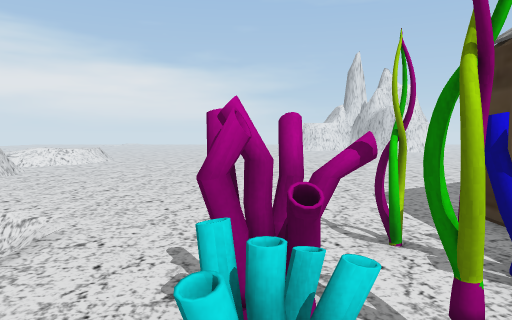
View 1 (above)

24 first-person views from a walk through a 3-D level made in the Unity game engine. The camera is 1.4 m above the floor, tilts 4° down and sees 70° across. The floor is counted in squares, 1 m on a side. Each view is taken from the middle of a square. On the plan, view 1 faces up. The plan holds only what a view shows up to about 16 squares ahead; the rest is blank. The place goes on beyond the plan. The player character is not drawn. Some animated figures are not drawn. Door leaves are left out, so doorways stand open. Some surface patterns are stand-ins.

View 2
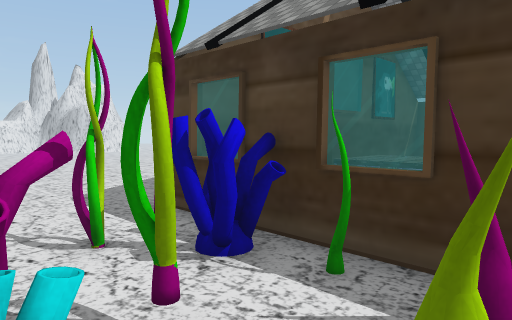

View 3
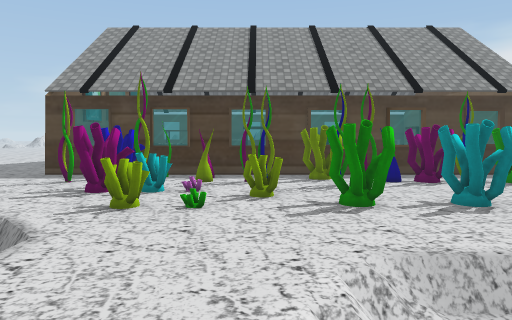

View 4
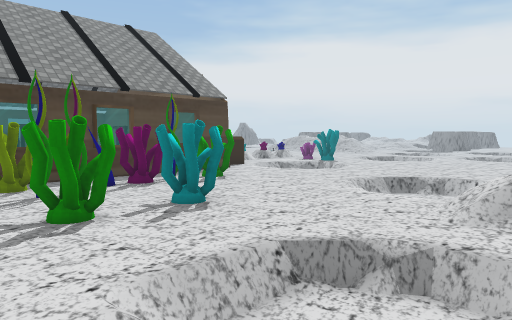

View 5
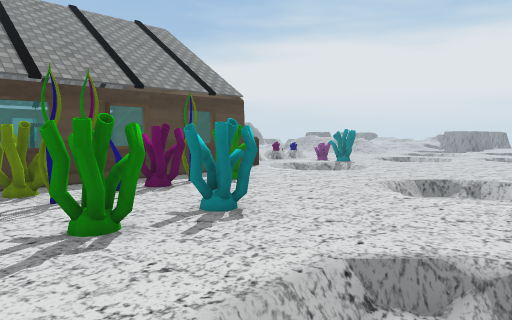

View 6
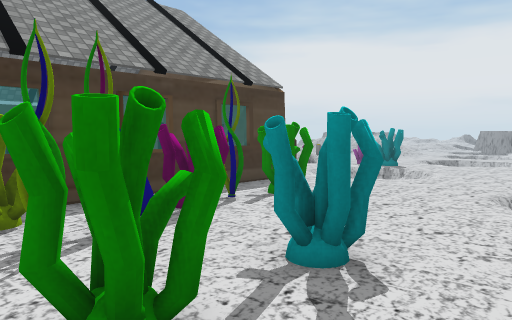

View 7
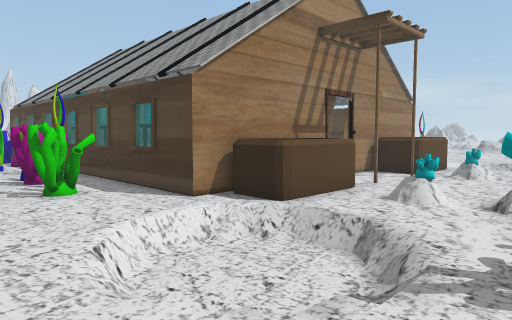

View 8
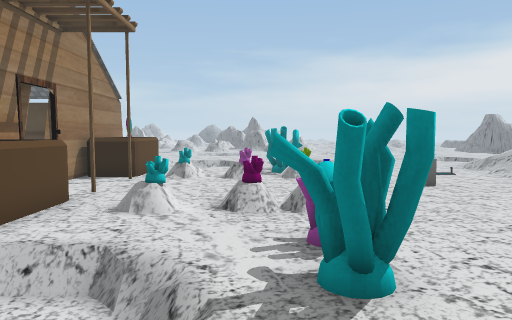

View 9
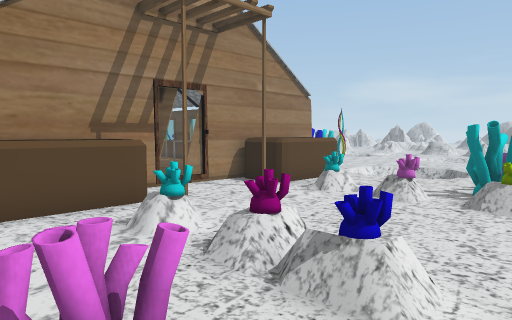

View 10
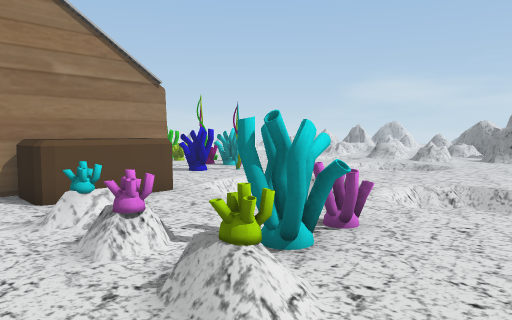

View 11
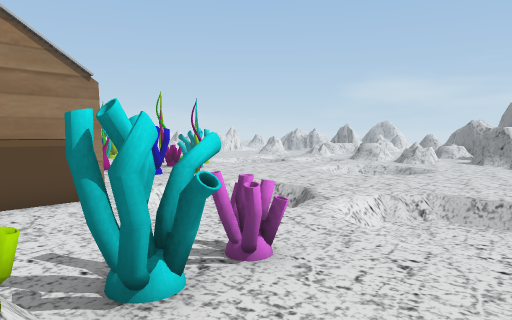

View 12
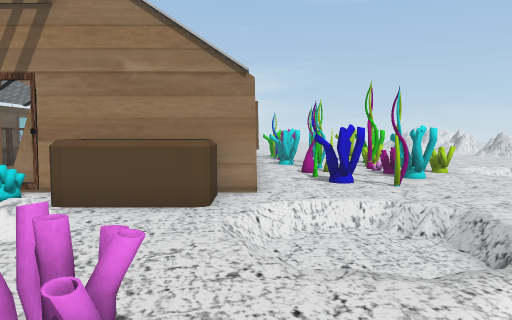

View 13
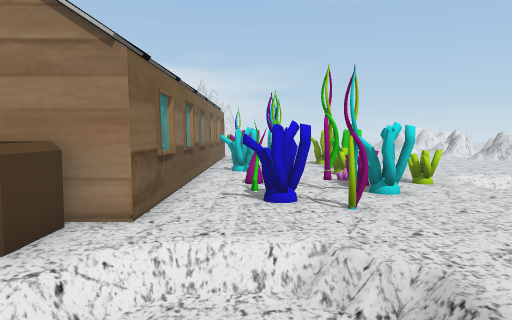

View 14
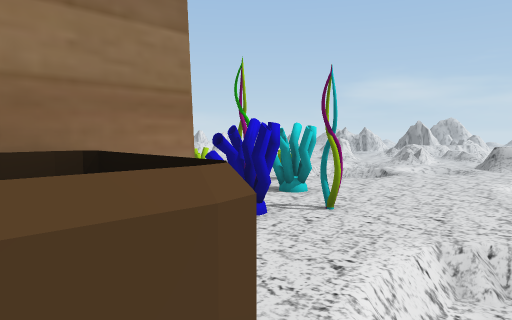

View 15
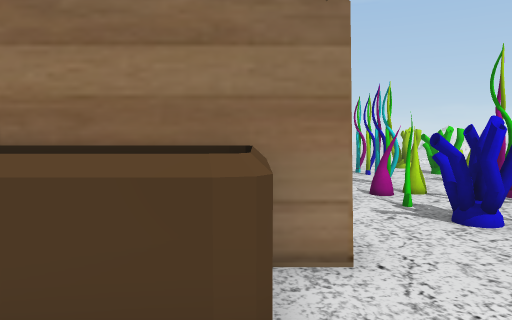

View 16
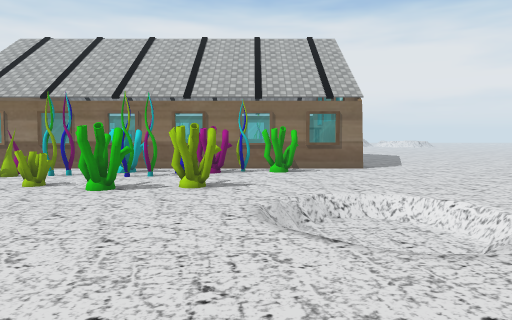

View 17
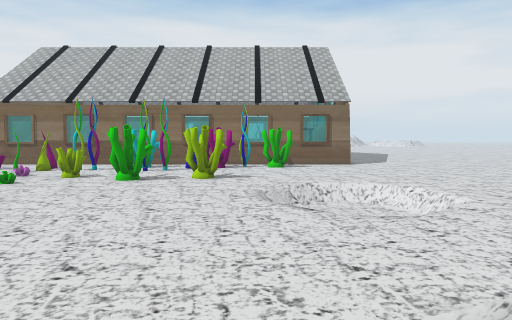

View 18
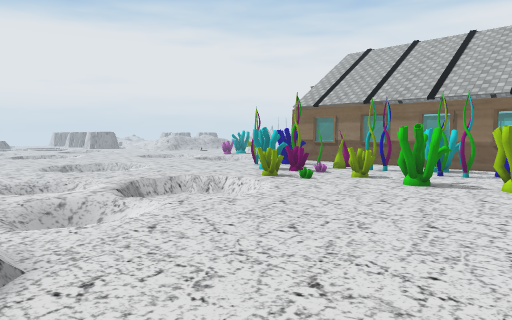

View 19
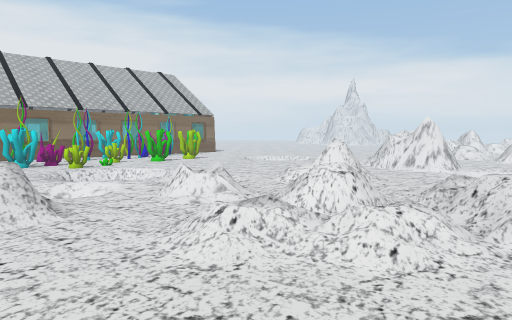

View 20
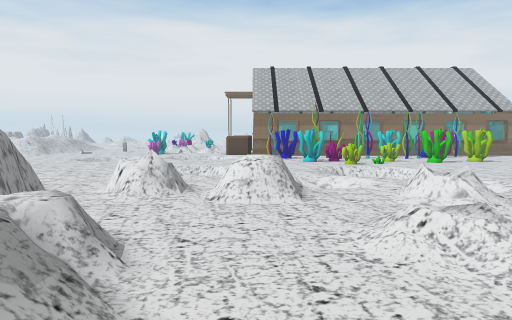

View 21
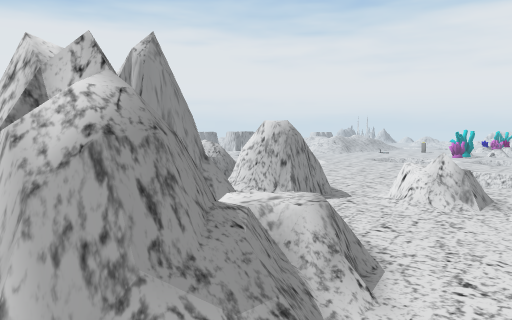

View 22
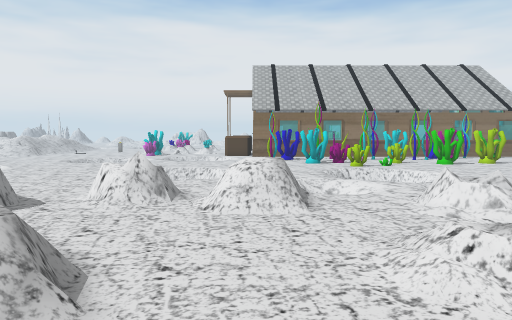

View 23
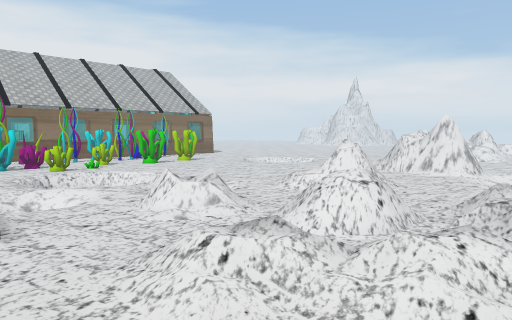

View 24
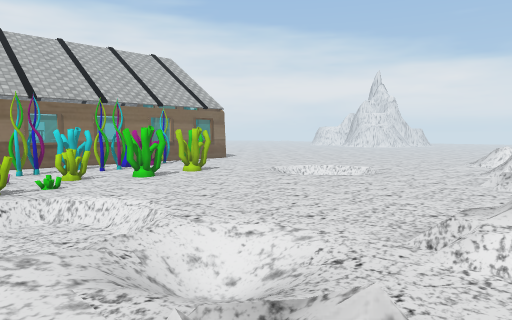

### Floor plan
Key: @ floor where view 1 was taken; # wall or solid block; x gap in a wall; . main floor; : floor 0.25 m higher than the main floor; - floor 0.25 m lower than the main floor; + floor 0.5 m higher than the main floor; _ floor 0.5 m lower than the main floor; * floor 0.75 m higher than the main floor; < floor 0.75 m lower than the main floor; / step, stairs or slope; D open door; = window, fence, low wall or low ledge; ^ raised ledge; T table; S shelf; O other object.
Columns run from 9 left of view 1 to 40 right of it. Each row starts with its distance up from view 1.
 12  ...............        .....
 11  ....... .......        ......        ##
 10   ...... ........       ........      ==
  9    ....... ......       .........    ..
  8    ....... .....        ........... ...
  7     ...........         ...............    ..
  6      ........####  #######......//_..../#  ...
  5      _-......=          O=....../___....    ./
  4       -....OO#           ##.....____....=###/
  3      _...##OO#T          ##.....-/_-....=###/
  2     ...O.#####T          ##......//........./
  1    ....O.=.=##T          ###..#............./
  0    ....:.@.x.#T          ###..#.......... ...
 -1 /.......==.#.=O          #=##............  ...
 -2    -.........#O          ####.##......../==...
 -3    _-..##.####O          ###..x........./O=../
 -4    _/.....####S          =....=.......///..../++
 -5   _//..##..###S          #..#.=...///////..==#:*
 -6   .....##..###S          =.##...O.___//////#=#./
 -7   .........#.#O          #....=.O.___.../=/.////
 -8   //.......#.#O          #...##...-_-.//....///.
 -9   //.......#.=O          =.OO##....../</....//..
-10       /......#           #.O.#.......///==......
-11       //.....#####DD######............./==........
-12     __/.......^  ^...^  ^...............=#....//.
-13     -_.....__-^^^x...^^^^//_-....-   ..#=.../+=##
-14     ......____.........../___...._  _/.==.../*###
-15     ......___/..=....==..-___....-  _......    #
-16     .......-//.......:....-/.............## ##
-17     ............=....x.....//...........=##.##
-18     ........##=.=....=x#=../__.........:
-19     ... ... ....=....=..../___/.......
-20         ..   ......  ...../ _// ....    ==
-21               ...... .          ...     =#

Positions as (right, up) in squares from view 1, and headings:
1: (0, 0), facing up
2: (0, 0), facing up-right
3: (-9, -1), facing right
4: (-8, -1), facing down-right
5: (-7, -1), facing down-right
6: (-4, -2), facing down-right
7: (-1, -18), facing up-right
8: (0, -17), facing right
9: (4, -20), facing up-right
10: (10, -21), facing up-right
11: (12, -21), facing up-right
12: (16, -20), facing up
13: (18, -17), facing up
14: (14, -14), facing up-right
15: (15, -15), facing up
16: (31, 2), facing left
17: (33, 2), facing left
18: (32, 2), facing down-left
19: (39, -12), facing up-left
20: (40, -11), facing left
21: (39, -11), facing down-left
22: (39, -11), facing left
23: (38, -11), facing up-left
24: (33, -8), facing up-left
